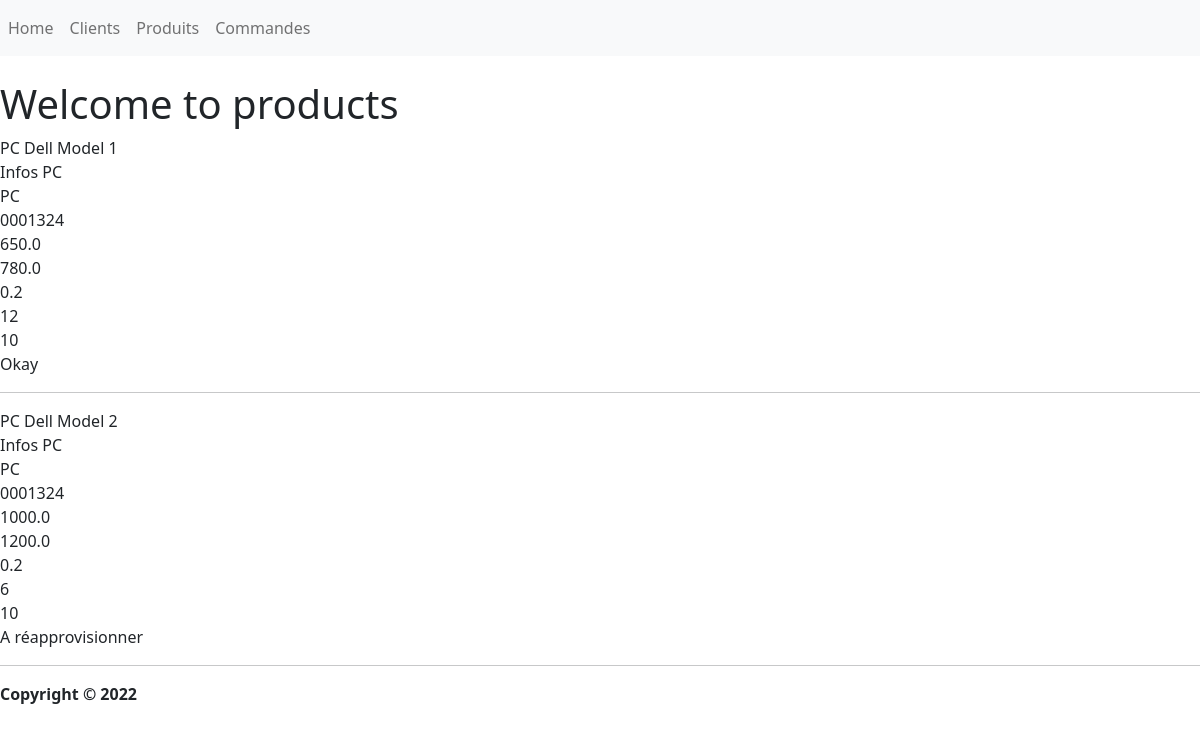
Screenshot of /Produits/ with the database file from the repository.
### Main/models.py (models this page shows, shortened)
class Product(models.Model):
    CATEGORY_CHOICES=(('PC','PC'),('Autre','Autre'))
    name=models.CharField(max_length=200, null=True)
    description=models.CharField(max_length=200, null=True)
    category=models.CharField(max_length=200, null=True,choices=CATEGORY_CHOICES)
    n_lot=models.CharField(max_length=200, null=True)
    price_pdt_HT=models.FloatField(null=True)
    price_pdt_TTC=models.FloatField(null=True)
    commercial_margin=models.FloatField(null=True)
    stock_q=models.IntegerField(null=True)
    stock_security=models.IntegerField(null=True)
    @property
    def stock_status(self):#for particular product order total
        if self.stock_q < self.stock_security:
            stock_res="A réapprovisionner"
        else:
            stock_res="Okay"
        return stock_res

### Main/views.py (the view)
# urls.py: path('Produits/', products, name='products_page'),
def products(request):
    if request.method=="POST":
        product=Product()
        product.name=request.POST['product_name']
        product.description=request.POST['product_description']
        product.category=request.POST['product_category']
        product.n_lot=request.POST['product_n_lot']
        product.price_pdt_HT=request.POST['product_price_pdt_HT']
        product.price_pdt_TTC=request.POST['product_price_pdt_TTC']
        product.commercial_margin=request.POST['product_commercial_margin']
        product.stock_q=request.POST['product_stock_q']
        product.stock_security=request.POST['product_stock_security']
        product.stock_status=request.POST['product_stock_status']
        product.save()
        return redirect('/')
    else:
        my_product=Product.objects.all()
        context={"my_product": my_product}
        return render(request,'Main/products.html',context)

### Main/Templates/Main/products.html
{% extends "main/base.html" %}
{% block content %}
    <header>
        <h1> Welcome to products </h1>
    </header>
    {% for my_product_item in my_product %}
        {{my_product_item.name}}
        <br>
        {{my_product_item.description}}
        <br>
        {{my_product_item.category}}
        <br>
        {{my_product_item.n_lot}}
        <br>
        {{my_product_item.price_pdt_HT}}
        <br>
        {{my_product_item.price_pdt_TTC}}
        <br>
        {{my_product_item.commercial_margin}}
        <br>
        {{my_product_item.stock_q}}
        <br>
        {{my_product_item.stock_security}}
        <br>
        {{my_product_item.stock_status}}
        <br>
        <hr>
    {% endfor %}
{% endblock content %}

### rows the page displays
Product: name "PC Dell Model 1", description "Infos PC", category "PC", n_lot "0001324", price_pdt_HT "650.0", price_pdt_TTC "780.0", commercial_margin "0.2", stock_q "12", stock_security "10", stock_status "Okay"
Product: name "PC Dell Model 2", description "Infos PC", category "PC", n_lot "0001324", price_pdt_HT "1000.0", price_pdt_TTC "1200.0", commercial_margin "0.2", stock_q "6", stock_security "10", stock_status "A réapprovisionner"
